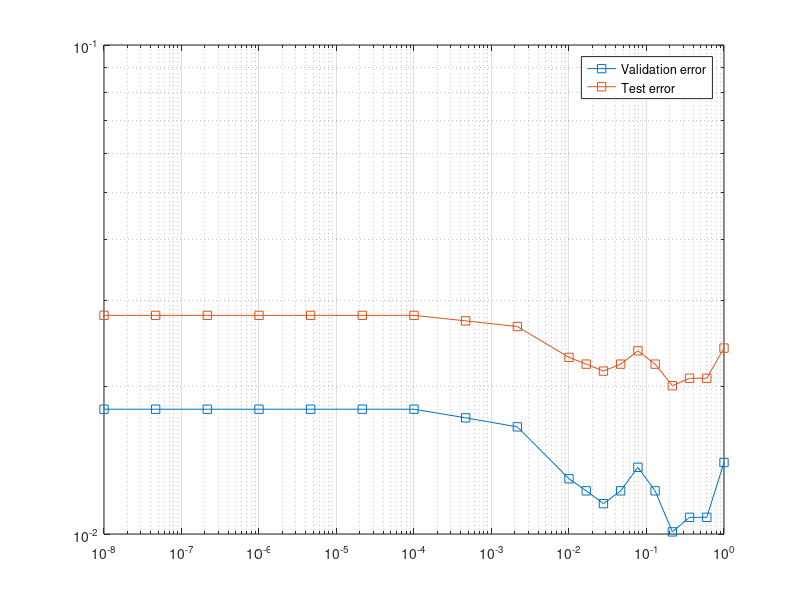

Here is the MATLAB script that generated this plot:
lambdaset = [1 0.599484 0.359381 0.215443 0.129155 0.0774264 0.0464159 0.0278256 0.016681 0.01 0.00215443 0.000464159 0.0001 2.15E-05 4.64E-06 1.00E-06 2.15E-07 4.64E-08 1.00E-08];
err = [0.024 0.0208184 0.0208184 0.0201005 0.0222541 0.0236899 0.0222541 0.0215363 0.0222541 0.022972 0.0265614  0.0272793 0.0279971 0.0279971 0.0279971 0.0279971 0.0279971 0.0279971 0.0279971];
err_avg = err - 0.01;
loglog(lambdaset,err_avg,'-s',lambdaset,err, '-s')
grid on
legend('Validation error','Test error');
